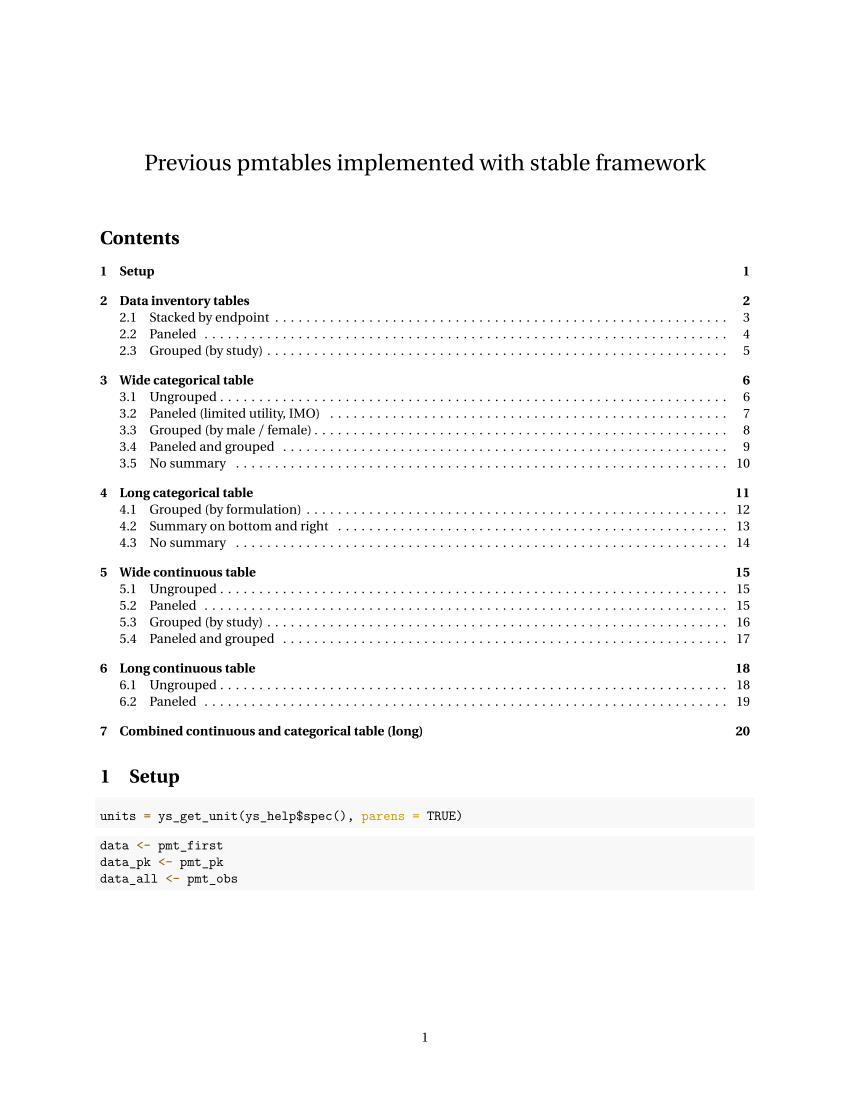

This figure's R source:
#' ---
#' title: "Previous pmtables implemented with stable framework"
#' author: ""
#' date: ""
#' output:
#'   pdf_document:
#'     extra_dependencies:
#'       mathdesign: utopia
#'     toc: true
#'     number_sections: true
#' ---

#+ include = FALSE
library(tibble)
library(dplyr)
library(pmtables)
library(tidyverse)
library(tidyselect)
library(assertthat)
library(yspec)

#' # Setup

#+ include = TRUE
units = ys_get_unit(ys_help$spec(), parens = TRUE)

#+ include = TRUE

data <- pmt_first
data_pk <- pmt_pk
data_all <- pmt_obs

#' \clearpage


#' # Data inventory tables
#'
#' - Count number of
#'   - individuals
#'   - observations
#'   - BQL observations
#'   - missing values
#' - Calculate the percent  of observations or BQL in different sub groups
#'

#' \clearpage
#'
#' ## Stacked by endpoint
#'
#' - The stacked plot creates multiple independent tables to summarize different
#' endpoints; there is no single overall summary for the table because we
#' are summarizing different endpoints
#'


#+ pt-inventory-data-stacked
out <- pt_data_inventory(
  data_all,
  by = c(Study = "STUDYf"),
  panel = as.panel("SEQf", prefix = "Endpoint: "),
  stacked = TRUE
)

out %>% stable(r_file = "test.R", output_file = "test.tex") %>% st_asis()


#' \clearpage


#' ## Paneled
#'
#' - Just summarize a single endpoint

out <- pt_data_inventory(
  data_pk,
  by = c(Study = "STUDYf"),
  panel = "ASIANf"
)

out %>% stable(r_file = "test.R", output_file = "test.tex") %>% st_asis()

#' \clearpage

#' ## Grouped (by study)


out <- pt_data_inventory(
  data_pk,
  by = c(Study = "STUDYf")
)

out %>% stable(r_file = "test.R", output_file = "test.tex") %>% st_asis()


#' \clearpage

#+ include = FALSE


#' # Wide categorical table
#'
#' - Summary of categorical data in wide format
#' - The summary is `number (percent within group)`
#' - Wide refers to the fact that the covariates go across the table
#'

##' ## Ungrouped


out <- pt_cat_wide(
  data = data,
  cols = vars(Formulation = FORMf, Sex = SEXf, "Race group" = ASIANf)
)

out %>% stable(r_file = "test.R", output_file = "test.tex") %>% st_asis()

#' \clearpage
#'
#' ## Paneled (limited utility, IMO)
#'
#' - Provided here for completeness


out <- pt_cat_wide(
  data = data,
  cols = vars(Formulation = FORMf, Sex = SEXf, "Race group" = ASIANf),
  panel = as.panel("STUDYf", prefix = "Study: ")
)

out %>% stable(r_file = "test.R", output_file = "test.tex") %>% st_asis()

#+

#' \clearpage

#' ## Grouped (by male / female)

out <- pt_cat_wide(
  data = data,
  by = c(Sex = "SEXf"),
  cols = vars(Formulation = FORMf, "Race group" = ASIANf)
)

out %>% stable(r_file = "test.R", output_file = "test.tex") %>% st_asis()

#' \clearpage

#' ## Paneled and grouped

out <- pt_cat_wide(
  data = data,
  cols = vars(Formulation = FORMf, Sex = SEXf,"Race group" = ASIANf),
  panel = as.panel("STUDYf", prefix = "Study: "),
  by = c("RF Group" = "RFf")
)

out %>% stable(r_file = "test.R", output_file = "test.tex") %>% st_asis()

#' \clearpage

#' ## No summary

out <- pt_cat_wide(
  data = data,
  summarize = "none",
  cols = vars(Formulation = FORMf, Sex = SEXf,"Race group" = ASIANf),
  panel = as.panel("STUDYf", prefix = "Study: "),
  by = c("RF Group" = "RFf")
)

out %>% stable(r_file = "test.R", output_file = "test.tex") %>% st_asis()

#' \clearpage


#+ include = TRUE

#' # Long categorical table
#'
#' - Categorical table in long format
#' - Long indicates that the covariates go down the table

#' ## Ungrouped

out <- pt_cat_long(
  data = data,
  cols = vars(Study = STUDYf, Sex = SEXf, "Race group" = ASIANf, "Child-Pugh" = CPf)
)

out %>% stable(r_file = "test.R", output_file = "test.tex") %>% st_asis()

#' \clearpage

#' ## Grouped (by formulation)

out <- pt_cat_long(
  data = data,
  cols = vars(Study = STUDYf,Sex = SEXf,"Race group" = ASIANf, "Child-Pugh" = CPf),
  span = c(Formulation = "FORMf")
)

out %>% stable(r_file = "test.R", output_file = "test.tex") %>% st_asis()

#' \clearpage

#' ## Summary on bottom and right

out <- pt_cat_long(
  data = data,
  summarize = "both",
  cols = vars(Formulation = FORMf, Sex = SEXf,"Race group" = ASIANf),
  span = vars(Study = STUDYf)
  )

out %>% stable(r_file = "test.R", output_file = "test.tex") %>% st_asis()


#' \clearpage

#' ## No summary

out <- pt_cat_long(
  data = data,
  summarize = "none",
  cols = vars(Formulation = FORMf, Sex = SEXf,"Race group" = ASIANf),
  span = vars(Study = STUDYf)
  )

out %>% stable(r_file = "test.R", output_file = "test.tex") %>% st_asis()


#' \clearpage



#' # Wide continuous table
#'
#' - Continuous table in wide format
#' - Wide means that the covariates go across the table
#'

#' ## Ungrouped

out <- pt_cont_wide(
  data = data,
  cols = "WT,SCR,AGE,ALB,HT",
  units = units
)

out %>% stable(r_file = "test.R", output_file = "test.tex") %>% st_asis()


##' ## Paneled

out <- pt_cont_wide(
  data = data,
  cols = "WT,SCR,AGE,ALB,HT",
  panel = c(Study = "STUDYf"),
  units = units
)

out %>% stable(r_file = "test.R", output_file = "test.tex") %>% st_asis()

#' \clearpage

#' ## Grouped (by study)

out <- pt_cont_wide(
  data = data,
  cols = "WT,SCR,AGE,ALB,HT",
  by = c(Study = "STUDYf"),
  units = units
)

out %>% stable(r_file = "test.R", output_file = "test.tex") %>% st_asis()

#' \clearpage

#' ## Paneled and grouped

out <- pt_cont_wide(
  data = data,
  cols = "WT,SCR,AGE,ALB,HT",
  by = c(Study = "STUDYf"),
  panel = c(Formulation = "FORMf"),
  units = units
)

out %>% stable(r_file = "test.R", output_file = "test.tex") %>% st_asis()

#' \clearpage



#' # Long continuous table
#'
#' - Continuous summary table in long format
#' - Long indicates that covariates go down the table
#'

#' ## Ungrouped

out <- pt_cont_long(
  data = data,
  cols = "WT,SCR,AGE",
  units = units
)

out %>% stable(r_file = "test.R", output_file = "test.tex") %>% st_asis()

#' \clearpage

#' ## Paneled

out <- pt_cont_long(
  data = data,
  cols = "WT,SCR,AGE",
  panel = vars(Study = STUDYf),
  units = units
)

out %>% stable(r_file = "test.R", output_file = "test.tex") %>% st_asis()

#' \clearpage


#' # Combined continuous and categorical table (long)
#'
#' - Continuous and categorical summary table in long format
#' - Long indicates that covariates go down the table
#'
out <- pt_demographics(
  data = pmt_first,
  cols_cont = c(Age='AGE', Weight='WT'),
  cols_cat = c(Sex='SEXf',Race='ASIANf'),
  span = c("Study"="STUDYf"),
  units = list(WT="kg", AGE="yr"),
  stat_name = "Statistic"
)

out %>% stable(r_file = "test.R", output_file = "test.tex") %>% st_asis()
